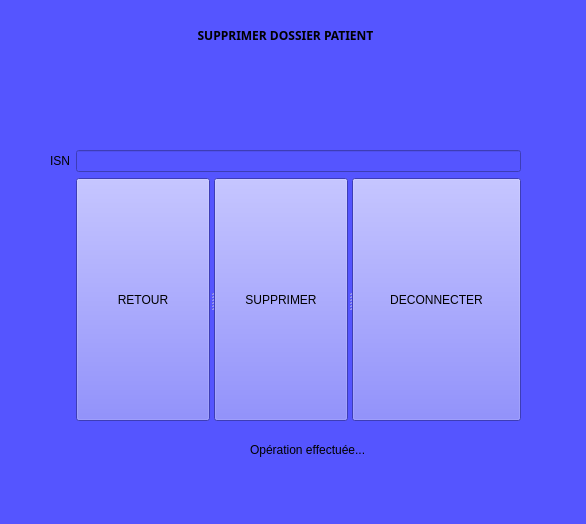
<?xml version="1.0" encoding="UTF-8"?>
<ui version="4.0">
 <class>Form</class>
 <widget class="QWidget" name="Form">
  <property name="geometry">
   <rect>
    <x>0</x>
    <y>0</y>
    <width>586</width>
    <height>524</height>
   </rect>
  </property>
  <property name="windowTitle">
   <string>Form</string>
  </property>
  <property name="styleSheet">
   <string notr="true">background-color: rgb(85, 85, 255);</string>
  </property>
  <widget class="QLabel" name="label">
   <property name="geometry">
    <rect>
     <x>130</x>
     <y>20</y>
     <width>311</width>
     <height>31</height>
    </rect>
   </property>
   <property name="font">
    <font>
     <family>Arial Black</family>
     <bold>true</bold>
    </font>
   </property>
   <property name="text">
    <string>SUPPRIMER DOSSIER PATIENT</string>
   </property>
   <property name="alignment">
    <set>Qt::AlignCenter</set>
   </property>
   <property name="wordWrap">
    <bool>false</bool>
   </property>
  </widget>
  <widget class="QWidget" name="layoutWidget">
   <property name="geometry">
    <rect>
     <x>50</x>
     <y>150</y>
     <width>471</width>
     <height>271</height>
    </rect>
   </property>
   <layout class="QGridLayout" name="gridLayout">
    <item row="0" column="0">
     <widget class="QLabel" name="motP">
      <property name="text">
       <string>ISN</string>
      </property>
     </widget>
    </item>
    <item row="0" column="1">
     <widget class="QLineEdit" name="lmot"/>
    </item>
    <item row="1" column="1">
     <widget class="QSplitter" name="splitter">
      <property name="orientation">
       <enum>Qt::Horizontal</enum>
      </property>
      <widget class="QPushButton" name="r">
       <property name="autoFillBackground">
        <bool>false</bool>
       </property>
       <property name="text">
        <string>RETOUR</string>
       </property>
      </widget>
      <widget class="QPushButton" name="bouton">
       <property name="autoFillBackground">
        <bool>false</bool>
       </property>
       <property name="text">
        <string>SUPPRIMER</string>
       </property>
      </widget>
      <widget class="QPushButton" name="d">
       <property name="autoFillBackground">
        <bool>false</bool>
       </property>
       <property name="text">
        <string>DECONNECTER</string>
       </property>
      </widget>
     </widget>
    </item>
   </layout>
  </widget>
  <widget class="QLabel" name="op">
   <property name="geometry">
    <rect>
     <x>250</x>
     <y>440</y>
     <width>121</width>
     <height>20</height>
    </rect>
   </property>
   <property name="text">
    <string>Opération effectuée...</string>
   </property>
  </widget>
 </widget>
 <resources/>
 <connections/>
</ui>
